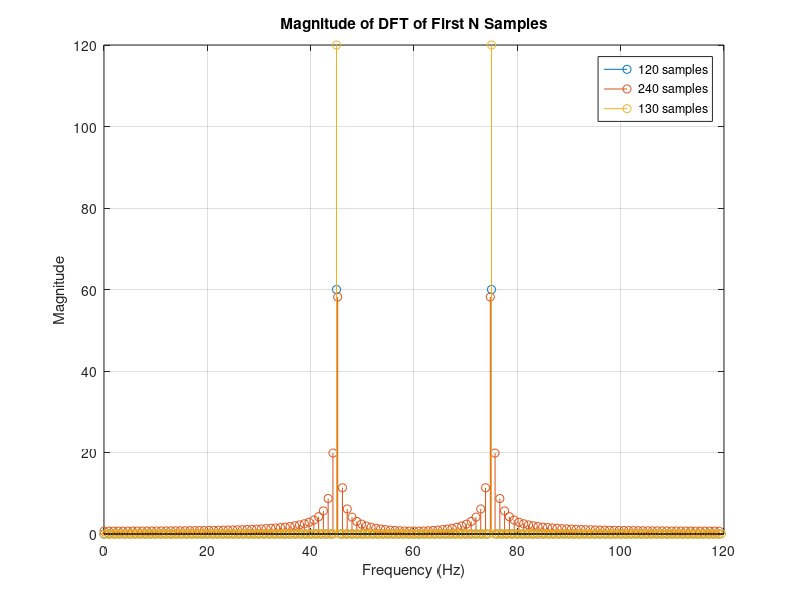

The MATLAB script that drew this image:

alpha = 3; 
f = 15 * alpha;
T = 2;  
Fs = 120;
N = T * Fs; 
t = (0:N-1) * (1/Fs);  

x = sin(2 * pi * f * t);

%part 1 solution
X = fft(x(1:120));  

frequencies = (0:length(X)-1) * (Fs/length(X));  

stem(frequencies, abs(X));
xlabel('Frequency (Hz)');
ylabel('Magnitude');
title('Magnitude of DFT of First N Samples');
grid on;
hold on;

%part 2 solution
X2 = fft(x(1:130));
freq = (0:length(X2)-1)*(Fs/length(X2));
stem(freq , abs(X2));
legend("120 samples" , "130 samples");

%part 3 solution
X2 = fft(x(1:240));
freq = (0:length(X2)-1)*(Fs/length(X2));
stem(freq , abs(X2));
legend("120 samples" , "240 samples" , "130 samples");